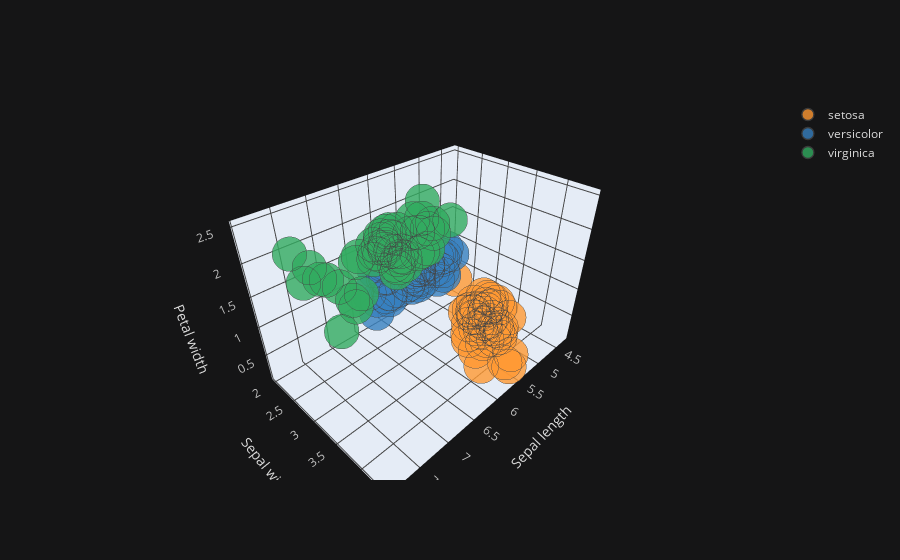

The code cell stored with this chart in its notebook:
### Code cell
# 3-D scatter plot showing sepal_length vs sepal_width vs petal_width
iris.iplot(kind = 'scatter3d', x='sepal_length', y='sepal_width', z='petal_width', xTitle='Sepal length', yTitle='Sepal width', zTitle='Petal width', categories = 'species', theme = 'solar')

### Figure 1 — Plotly figure (JSON) as saved in the notebook; plotly's stock layout.template omitted (floating-point values rounded to 4 significant figures)
{"data": [{"marker": {"color": "rgba(255, 153, 51, 1.0)", "line": {"width": 1.3}, "opacity": 0.8, "size": 12, "symbol": "circle"}, "mode": "markers", "name": "setosa", "textfont": {"color": "#D9D9D9"}, "type": "scatter3d", "x": [5.1, 4.9, 4.7, 4.6, 5, 5.4, 4.6, 5, 4.4, 4.9, 5.4, 4.8, 4.8, 4.3, 5.8, 5.7, 5.4, 5.1, 5.7, 5.1, 5.4, 5.1, 4.6, 5.1, 4.8, 5, 5, 5.2, 5.2, 4.7, 4.8, 5.4, 5.2, 5.5, 4.9, 5, 5.5, 4.9, 4.4, 5.1, 5, 4.5, 4.4, 5, 5.1, 4.8, 5.1, 4.6, 5.3, 5], "y": [3.5, 3, 3.2, 3.1, 3.6, 3.9, 3.4, 3.4, 2.9, 3.1, 3.7, 3.4, 3, 3, 4, 4.4, 3.9, 3.5, 3.8, 3.8, 3.4, 3.7, 3.6, 3.3, 3.4, 3, 3.4, 3.5, 3.4, 3.2, 3.1, 3.4, 4.1, 4.2, 3.1, 3.2, 3.5, 3.6, 3, 3.4, 3.5, 2.3, 3.2, 3.5, 3.8, 3, 3.8, 3.2, 3.7, 3.3], "z": [0.2, 0.2, 0.2, 0.2, 0.2, 0.4, 0.3, 0.2, 0.2, 0.1, 0.2, 0.2, 0.1, 0.1, 0.2, 0.4, 0.4, 0.3, 0.3, 0.3, 0.2, 0.4, 0.2, 0.5, 0.2, 0.2, 0.4, 0.2, 0.2, 0.2, 0.2, 0.4, 0.1, 0.2, 0.2, 0.2, 0.2, 0.1, 0.2, 0.2, 0.3, 0.3, 0.2, 0.6, 0.4, 0.3, 0.2, 0.2, 0.2, 0.2]}, {"marker": {"color": "rgba(55, 128, 191, 1.0)", "line": {"width": 1.3}, "opacity": 0.8, "size": 12, "symbol": "circle"}, "mode": "markers", "name": "versicolor", "textfont": {"color": "#D9D9D9"}, "type": "scatter3d", "x": [7, 6.4, 6.9, 5.5, 6.5, 5.7, 6.3, 4.9, 6.6, 5.2, 5, 5.9, 6, 6.1, 5.6, 6.7, 5.6, 5.8, 6.2, 5.6, 5.9, 6.1, 6.3, 6.1, 6.4, 6.6, 6.8, 6.7, 6, 5.7, 5.5, 5.5, 5.8, 6, 5.4, 6, 6.7, 6.3, 5.6, 5.5, 5.5, 6.1, 5.8, 5, 5.6, 5.7, 5.7, 6.2, 5.1, 5.7], "y": [3.2, 3.2, 3.1, 2.3, 2.8, 2.8, 3.3, 2.4, 2.9, 2.7, 2, 3, 2.2, 2.9, 2.9, 3.1, 3, 2.7, 2.2, 2.5, 3.2, 2.8, 2.5, 2.8, 2.9, 3, 2.8, 3, 2.9, 2.6, 2.4, 2.4, 2.7, 2.7, 3, 3.4, 3.1, 2.3, 3, 2.5, 2.6, 3, 2.6, 2.3, 2.7, 3, 2.9, 2.9, 2.5, 2.8], "z": [1.4, 1.5, 1.5, 1.3, 1.5, 1.3, 1.6, 1, 1.3, 1.4, 1, 1.5, 1, 1.4, 1.3, 1.4, 1.5, 1, 1.5, 1.1, 1.8, 1.3, 1.5, 1.2, 1.3, 1.4, 1.4, 1.7, 1.5, 1, 1.1, 1, 1.2, 1.6, 1.5, 1.6, 1.5, 1.3, 1.3, 1.3, 1.2, 1.4, 1.2, 1, 1.3, 1.2, 1.3, 1.3, 1.1, 1.3]}, {"marker": {"color": "rgba(50, 171, 96, 1.0)", "line": {"width": 1.3}, "opacity": 0.8, "size": 12, "symbol": "circle"}, "mode": "markers", "name": "virginica", "textfont": {"color": "#D9D9D9"}, "type": "scatter3d", "x": [6.3, 5.8, 7.1, 6.3, 6.5, 7.6, 4.9, 7.3, 6.7, 7.2, 6.5, 6.4, 6.8, 5.7, 5.8, 6.4, 6.5, 7.7, 7.7, 6, 6.9, 5.6, 7.7, 6.3, 6.7, 7.2, 6.2, 6.1, 6.4, 7.2, 7.4, 7.9, 6.4, 6.3, 6.1, 7.7, 6.3, 6.4, 6, 6.9, 6.7, 6.9, 5.8, 6.8, 6.7, 6.7, 6.3, 6.5, 6.2, 5.9], "y": [3.3, 2.7, 3, 2.9, 3, 3, 2.5, 2.9, 2.5, 3.6, 3.2, 2.7, 3, 2.5, 2.8, 3.2, 3, 3.8, 2.6, 2.2, 3.2, 2.8, 2.8, 2.7, 3.3, 3.2, 2.8, 3, 2.8, 3, 2.8, 3.8, 2.8, 2.8, 2.6, 3, 3.4, 3.1, 3, 3.1, 3.1, 3.1, 2.7, 3.2, 3.3, 3, 2.5, 3, 3.4, 3], "z": [2.5, 1.9, 2.1, 1.8, 2.2, 2.1, 1.7, 1.8, 1.8, 2.5, 2, 1.9, 2.1, 2, 2.4, 2.3, 1.8, 2.2, 2.3, 1.5, 2.3, 2, 2, 1.8, 2.1, 1.8, 1.8, 1.8, 2.1, 1.6, 1.9, 2, 2.2, 1.5, 1.4, 2.3, 2.4, 1.8, 1.8, 2.1, 2.4, 2.3, 1.9, 2.3, 2.5, 2.3, 1.9, 2, 2.3, 1.8]}], "layout": {"legend": {"bgcolor": "#151516", "font": {"color": "#D9D9D9"}}, "paper_bgcolor": "#151516", "plot_bgcolor": "#151516", "scene": {"xaxis": {"gridcolor": "#434343", "showgrid": true, "tickfont": {"color": "#C2C2C2"}, "title": {"font": {"color": "#D9D9D9"}, "text": "Sepal length"}, "zerolinecolor": "#666570"}, "yaxis": {"gridcolor": "#434343", "showgrid": true, "tickfont": {"color": "#C2C2C2"}, "title": {"font": {"color": "#D9D9D9"}, "text": "Sepal width"}, "zerolinecolor": "#666570"}, "zaxis": {"gridcolor": "#434343", "showgrid": true, "tickfont": {"color": "#C2C2C2"}, "title": {"font": {"color": "#D9D9D9"}, "text": "Petal width"}, "zerolinecolor": "#666570"}}, "title": {"font": {"color": "#D9D9D9"}}}}
